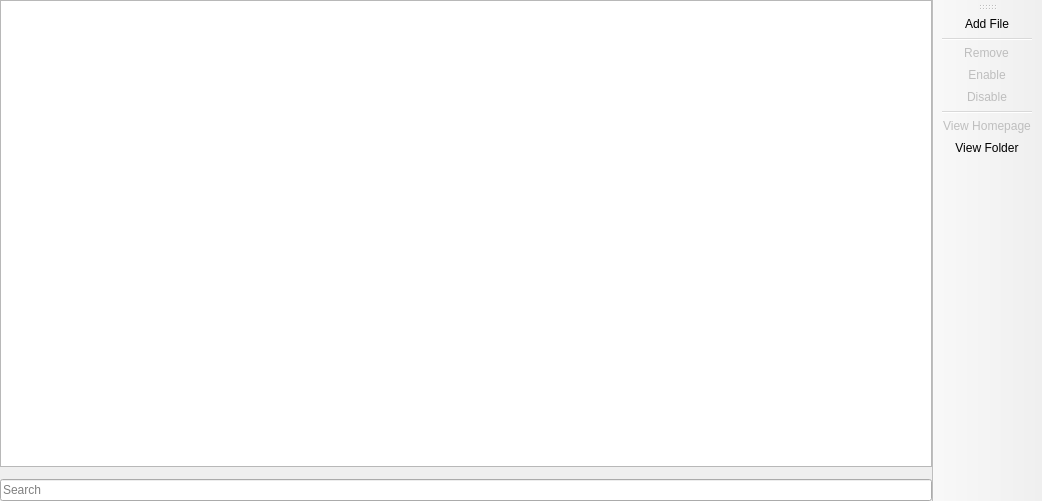
<?xml version="1.0" encoding="UTF-8"?>
<ui version="4.0">
 <class>ExternalResourcesPage</class>
 <widget class="QMainWindow" name="ExternalResourcesPage">
  <property name="geometry">
   <rect>
    <x>0</x>
    <y>0</y>
    <width>1042</width>
    <height>501</height>
   </rect>
  </property>
  <widget class="QWidget" name="centralwidget">
   <layout class="QGridLayout" name="gridLayout">
    <property name="leftMargin">
     <number>0</number>
    </property>
    <property name="topMargin">
     <number>0</number>
    </property>
    <property name="rightMargin">
     <number>0</number>
    </property>
    <property name="bottomMargin">
     <number>0</number>
    </property>
    <item row="1" column="1" colspan="2">
     <widget class="ModListView" name="treeView">
      <property name="sizePolicy">
       <sizepolicy hsizetype="Expanding" vsizetype="Expanding">
        <horstretch>0</horstretch>
        <verstretch>0</verstretch>
       </sizepolicy>
      </property>
      <property name="acceptDrops">
       <bool>true</bool>
      </property>
      <property name="dragDropMode">
       <enum>QAbstractItemView::DragDropMode::DropOnly</enum>
      </property>
      <property name="uniformRowHeights">
       <bool>true</bool>
      </property>
     </widget>
    </item>
    <item row="2" column="1" colspan="2">
     <widget class="InfoFrame" name="frame">
      <property name="sizePolicy">
       <sizepolicy hsizetype="Preferred" vsizetype="Minimum">
        <horstretch>0</horstretch>
        <verstretch>0</verstretch>
       </sizepolicy>
      </property>
     </widget>
    </item>
    <item row="3" column="1" colspan="2">
     <widget class="QLineEdit" name="filterEdit">
      <property name="placeholderText">
       <string>Search</string>
      </property>
     </widget>
    </item>
   </layout>
  </widget>
  <widget class="WideBar" name="actionsToolbar">
   <property name="windowTitle">
    <string>Actions</string>
   </property>
   <property name="toolButtonStyle">
    <enum>Qt::ToolButtonStyle::ToolButtonIconOnly</enum>
   </property>
   <property name="useDefaultAction" stdset="0">
    <bool>true</bool>
   </property>
   <attribute name="toolBarArea">
    <enum>RightToolBarArea</enum>
   </attribute>
   <attribute name="toolBarBreak">
    <bool>false</bool>
   </attribute>
   <addaction name="actionAddItem"/>
   <addaction name="separator"/>
   <addaction name="actionRemoveItem"/>
   <addaction name="actionEnableItem"/>
   <addaction name="actionDisableItem"/>
   <addaction name="separator"/>
   <addaction name="actionViewHomepage"/>
   <addaction name="actionViewFolder"/>
  </widget>
  <action name="actionAddItem">
   <property name="text">
    <string>&amp;Add File</string>
   </property>
   <property name="toolTip">
    <string>Add a locally downloaded file.</string>
   </property>
  </action>
  <action name="actionRemoveItem">
   <property name="enabled">
    <bool>false</bool>
   </property>
   <property name="text">
    <string>&amp;Remove</string>
   </property>
   <property name="toolTip">
    <string>Remove all selected items.</string>
   </property>
  </action>
  <action name="actionEnableItem">
   <property name="enabled">
    <bool>false</bool>
   </property>
   <property name="text">
    <string>&amp;Enable</string>
   </property>
   <property name="toolTip">
    <string>Enable all selected items.</string>
   </property>
  </action>
  <action name="actionDisableItem">
   <property name="enabled">
    <bool>false</bool>
   </property>
   <property name="text">
    <string>&amp;Disable</string>
   </property>
   <property name="toolTip">
    <string>Disable all selected items.</string>
   </property>
  </action>
  <action name="actionViewConfigs">
   <property name="text">
    <string>View &amp;Configs</string>
   </property>
   <property name="toolTip">
    <string>Open the 'config' folder in the system file manager.</string>
   </property>
  </action>
  <action name="actionViewFolder">
   <property name="text">
    <string>View &amp;Folder</string>
   </property>
   <property name="toolTip">
    <string>Open the folder in the system file manager.</string>
   </property>
  </action>
  <action name="actionDownloadItem">
   <property name="enabled">
    <bool>false</bool>
   </property>
   <property name="text">
    <string>&amp;Download</string>
   </property>
   <property name="toolTip">
    <string>Download resources from online mod platforms.</string>
   </property>
  </action>
  <action name="actionUpdateItem">
   <property name="enabled">
    <bool>false</bool>
   </property>
   <property name="text">
    <string>Check for &amp;Updates</string>
   </property>
   <property name="toolTip">
    <string>Try to check or update all selected resources (all resources if none are selected).</string>
   </property>
  </action>
  <action name="actionResetItemMetadata">
   <property name="text">
    <string>Reset Update Metadata</string>
   </property>
   <property name="menuRole">
    <enum>QAction::MenuRole::NoRole</enum>
   </property>
  </action>
  <action name="actionVerifyItemDependencies">
   <property name="text">
    <string>Verify Dependencies</string>
   </property>
   <property name="menuRole">
    <enum>QAction::MenuRole::NoRole</enum>
   </property>
  </action>
  <action name="actionExportMetadata">
   <property name="enabled">
    <bool>false</bool>
   </property>
   <property name="text">
    <string>Export List</string>
   </property>
   <property name="toolTip">
    <string>Export resource's metadata to text.</string>
   </property>
  </action>
  <action name="actionChangeVersion">
   <property name="enabled">
    <bool>false</bool>
   </property>
   <property name="text">
    <string>Change Version</string>
   </property>
   <property name="toolTip">
    <string>Change a resource's version.</string>
   </property>
   <property name="menuRole">
    <enum>QAction::MenuRole::NoRole</enum>
   </property>
  </action>
  <action name="actionViewHomepage">
   <property name="enabled">
    <bool>false</bool>
   </property>
   <property name="text">
    <string>View Homepage</string>
   </property>
   <property name="toolTip">
    <string>View the homepages of all selected items.</string>
   </property>
  </action>
  <action name="actionListDependencies">
   <property name="text">
    <string>List &amp;Dependencies</string>
   </property>
   <property name="toolTip">
    <string>List all dependencies of the selected items.</string>
   </property>
   <property name="menuRole">
    <enum>QAction::MenuRole::NoRole</enum>
   </property>
  </action>
  <action name="actionPinItem">
   <property name="enabled">
    <bool>false</bool>
   </property>
   <property name="text">
    <string>&amp;Pin</string>
   </property>
   <property name="toolTip">
    <string>Pin selected items to prevent automatic updates.</string>
   </property>
   <property name="menuRole">
    <enum>QAction::MenuRole::NoRole</enum>
   </property>
   </action>
  </widget>
  <customwidgets>
  <customwidget>
   <class>ModListView</class>
   <extends>QTreeView</extends>
   <header>ui/widgets/ModListView.h</header>
  </customwidget>
  <customwidget>
   <class>InfoFrame</class>
   <extends>QFrame</extends>
   <header>ui/widgets/InfoFrame.h</header>
   <container>1</container>
  </customwidget>
  <customwidget>
   <class>WideBar</class>
   <extends>QToolBar</extends>
   <header>ui/widgets/WideBar.h</header>
  </customwidget>
 </customwidgets>
 <tabstops>
  <tabstop>treeView</tabstop>
 </tabstops>
 <resources/>
 <connections/>
</ui>
